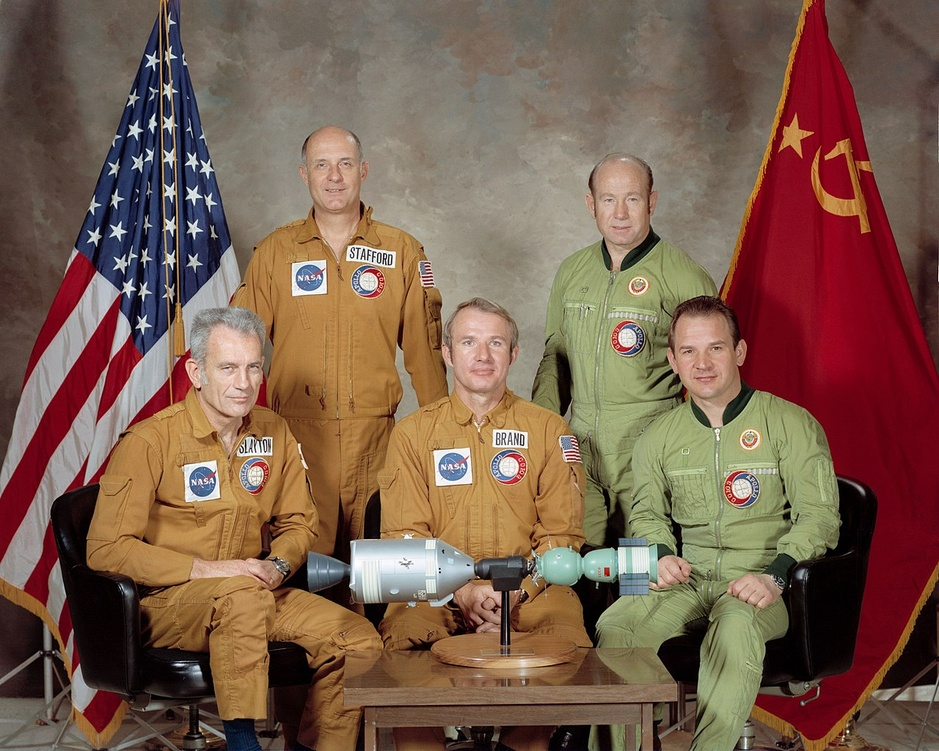
#> input picture Cursos/Visão Computacional/Scripts/imagens/ASTP_crews.jpg, 939 x 751 px, shrunk from 1280 x 1024 before the run
$ python face_detection.py
#> lines starting #> are read from the running program, lines starting #| are printed output that depends on the picture; after the words box and inside, x2 and y2 are one past the last pixel; in counts of white or black regions, pixels touching at a corner belong together
import matplotlib.pyplot as plt
import cv2

cc = cv2.CascadeClassifier('haarcascade_frontalface_alt.xml')

image = cv2.imread('imagens/ASTP_crews.jpg')
#> image is the input picture: shape (751, 939, 3); mean B, G, R 77.1, 93.5, 122.3
gray_image = cv2.cvtColor(image, cv2.COLOR_BGR2GRAY)
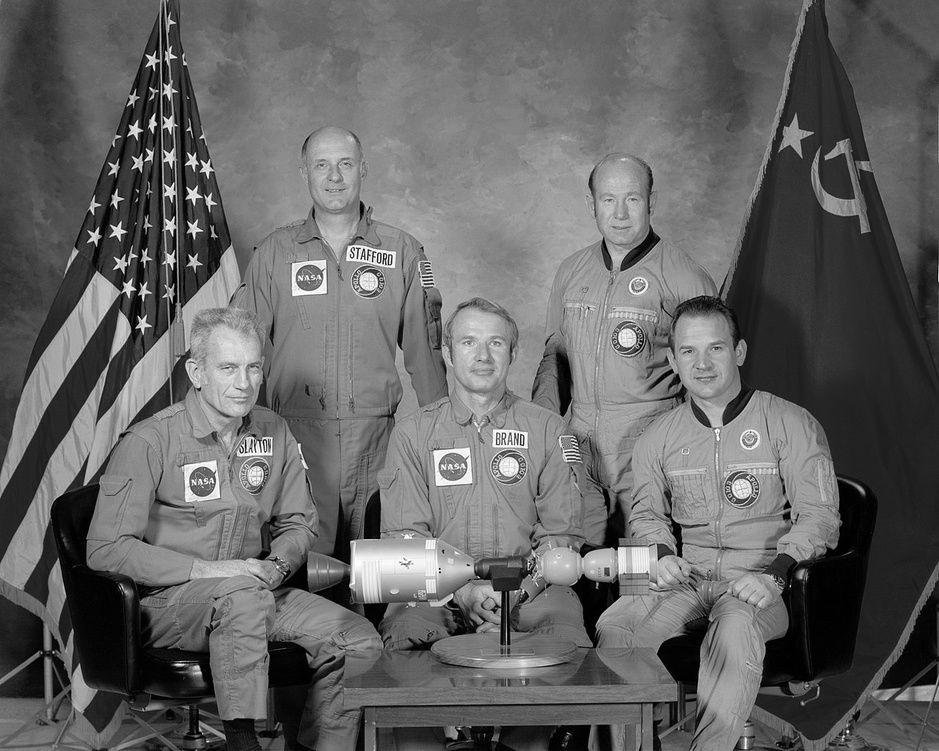
#> gray_image: shape (751, 939); min 0, max 255, mean 100.3

detected_faces = cc.detectMultiScale(gray_image,scaleFactor=1.1,minNeighbors=10, minSize=(30,30))
#> detected_faces = [[587, 173, 67, 67], [301, 139, 65, 65], [209, 343, 65, 65], [668, 323, 70, 70], [446, 315, 71, 71]]

for (x, y, width, height) in detected_faces:
    cv2.rectangle(image, (x, y), (x + width, y + height), (0, 0, 255), 10)
#> this loop made 5 passes
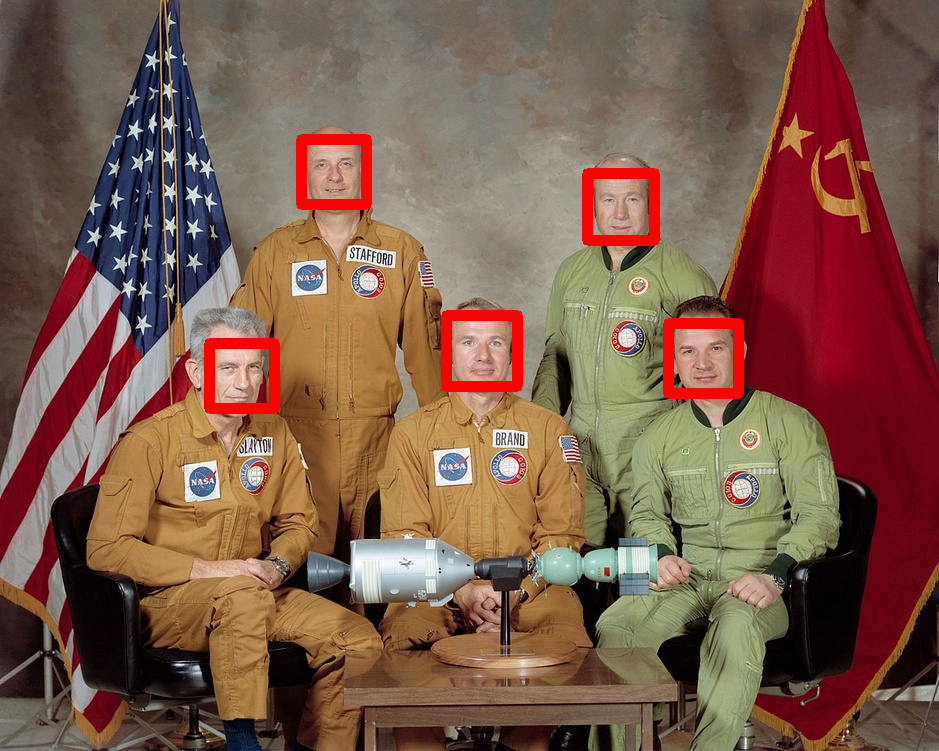
#> image: shape (751, 939, 3); 2.08% of pixels changed, all inside (x1, y1, x2, y2) = (204, 134, 744, 414)

plt.figure(figsize=(13,8))
plt.imshow(cv2.cvtColor(image, cv2.COLOR_BGR2RGB))
plt.axis('off')
plt.show()

$ run again, with Cursos/Visão Computacional/Scripts/imagens/Albert_Einstein.jpg copied over Cursos/Visão Computacional/Scripts/imagens/ASTP_crews.jpg
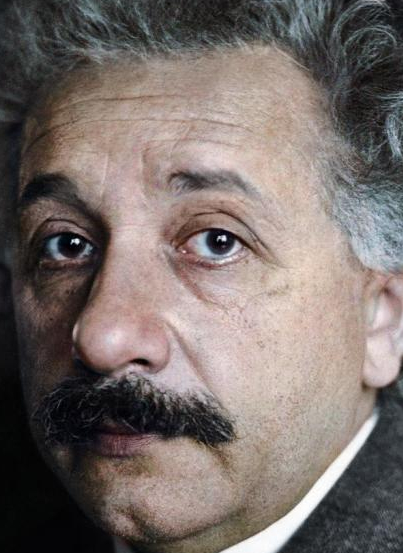
#> input picture Cursos/Visão Computacional/Scripts/imagens/Albert_Einstein.jpg, 403 x 553 px
#> image is the input picture: shape (553, 403, 3); mean B, G, R 106.6, 110.4, 120.6
#> `gray_image = cv2.cvtColor(image, cv2.COLOR_BGR2GRAY)`:
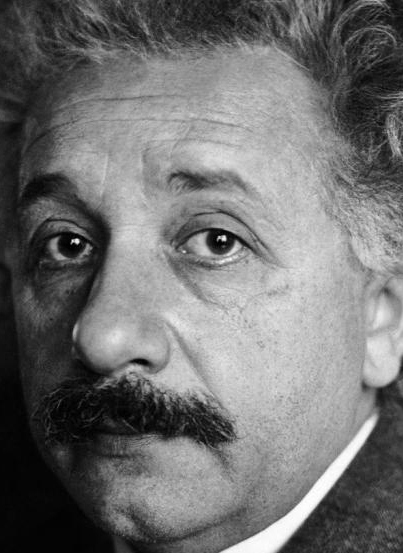
#> gray_image: shape (553, 403); min 0, max 255, mean 113
#> detected_faces = ()

$ run again, with Cursos/Visão Computacional/Scripts/imagens/Bruce_Lee.jpg copied over Cursos/Visão Computacional/Scripts/imagens/ASTP_crews.jpg
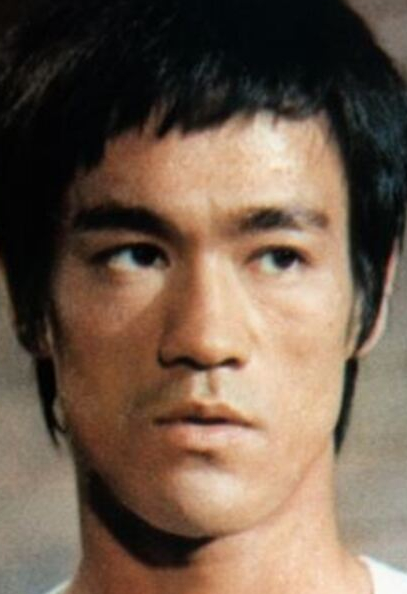
#> input picture Cursos/Visão Computacional/Scripts/imagens/Bruce_Lee.jpg, 407 x 594 px
#> image is the input picture: shape (594, 407, 3); mean B, G, R 76, 92.3, 112
#> `gray_image = cv2.cvtColor(image, cv2.COLOR_BGR2GRAY)`:
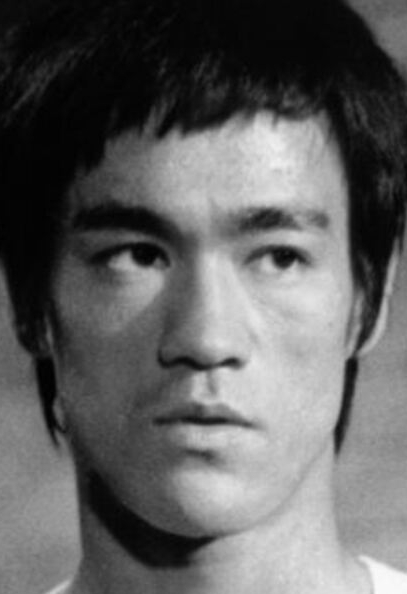
#> gray_image: shape (594, 407); min 0, max 251, mean 96.4
#> detected_faces = [[43, 121, 326, 326]]
#> the loop `for (x, y, width, height) in detected_faces:` made 1 pass
#> after the loop `for (x, y, width, height) in detected_faces:`:
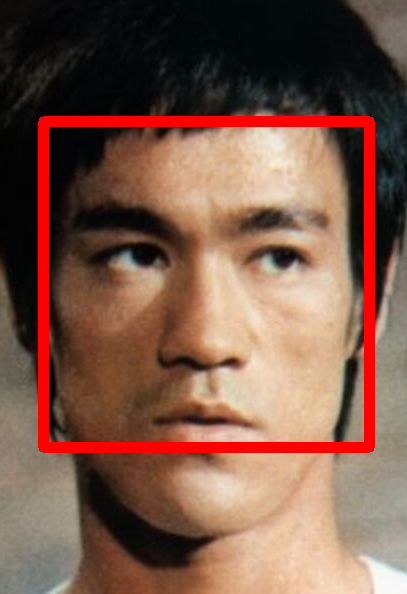
#> image: shape (594, 407, 3); 5.92% of pixels changed, all inside (x1, y1, x2, y2) = (38, 116, 375, 453)
